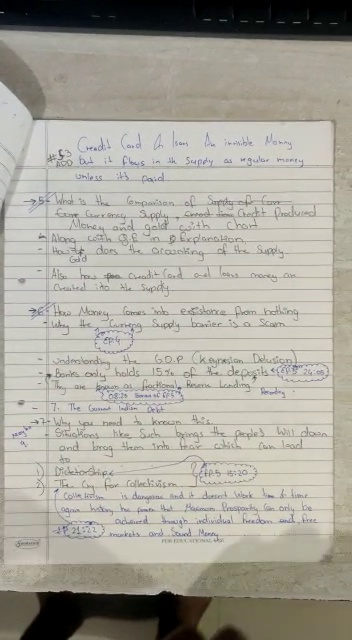
#> input picture 1.jpg, 352 x 640 px, given in place of test_video.mp4, which was not available
$ python main.py
#> lines starting #> are read from the running program, lines starting #| are printed output that depends on the picture; after the words box and inside, x2 and y2 are one past the last pixel; in counts of white or black regions, pixels touching at a corner belong together; pictures that were not available may be replaced by others from this repository, and a replacement may not be noted
### utlis.py
import cv2
import numpy as np

# [51 lines left out: functions stackImages, reorder, not called in this run]


def biggestContour(contours):
    biggest = np.array([])
    max_area = 0
    for i in contours:
        area = cv2.contourArea(i)
        if area > 5000:
            peri = cv2.arcLength(i, True)
            approx = cv2.approxPolyDP(i, 0.02 * peri, True)
            if area > max_area and len(approx) == 4:
                biggest = approx
                max_area = area
    return biggest,max_area
# [7 lines left out: function drawRectangle, not called in this run]

def nothing(x):
    pass

# [12 lines left out: functions initializeTrackbars, valTrackbars, not called in this run]

### main.py
import cv2
import numpy as np
import utlis

###############################################
webCamFeed = False
pathImage = "Resources/shapes.jpg"
cap = cv2.VideoCapture("Resources/test_video.mp4")
cap.set(10,160)
heightImg = 640
widthImg  = 480
###############################################

### FOR VIDEO ###
if not webCamFeed:
    success, img = cap.read()
#> img is the input picture: shape (640, 352, 3); mean B, G, R 156.1, 165.9, 168.9
else:
    img = cv2.imread(pathImage)
img = cv2.resize(img, (widthImg, heightImg))
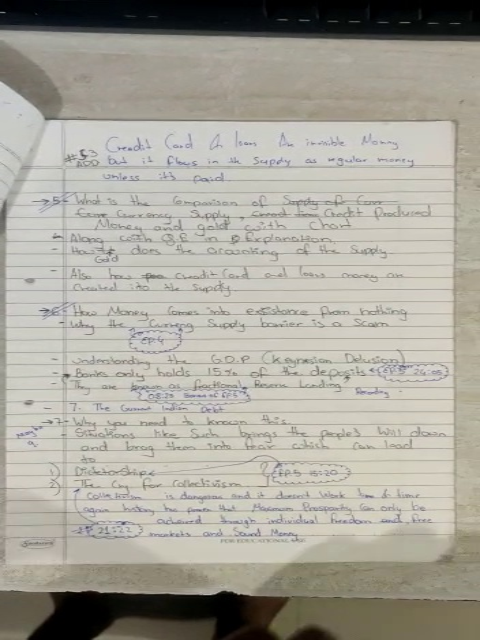
#> img: shape (640, 480, 3); mean B, G, R 156.1, 165.9, 168.9
imgContours = img.copy()
imgBigContour = img.copy()

# Initialize object tracker
tracker = cv2.TrackerKCF_create()

# Initialize variables for page tracking
is_tracking = False
last_center = None
frame_counter = 0
page_counter = 0
turn_threshold = 50  # or any other value that you want to use as the turn threshold


while True:
    ### FOR VIDEO ###
    if not webCamFeed:
        success, img = cap.read()
    else:
        img = cv2.imread(pathImage)

    img = cv2.resize(img, (widthImg, heightImg))
    imgFinal = img.copy()
    imgGray = cv2.cvtColor(img, cv2.COLOR_BGR2GRAY)
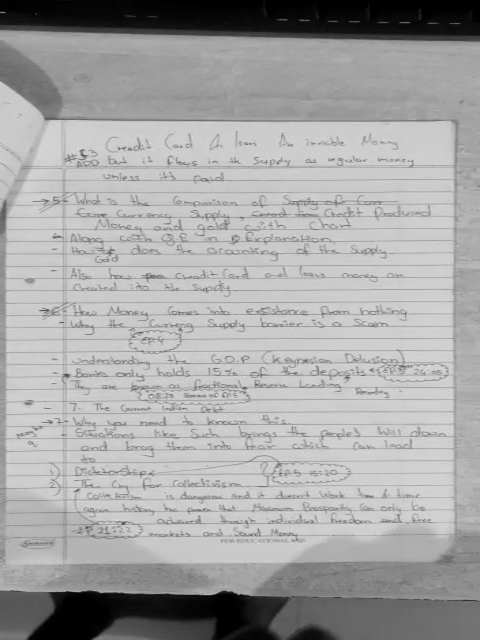
#> imgGray: shape (640, 480); min 0, max 220, mean 165.7
    imgBlur = cv2.GaussianBlur(imgGray, (7, 7), 1.5)
    imgCanny = cv2.Canny(imgBlur, 50, 50)
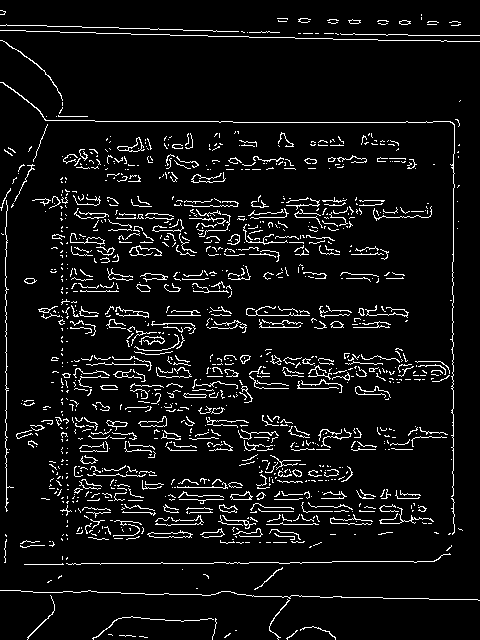
#> imgCanny: shape (640, 480); 6.6% white in thin lines or dots
    kernel = np.ones((5, 5))
    imgDil = cv2.dilate(imgCanny, kernel, iterations=1)
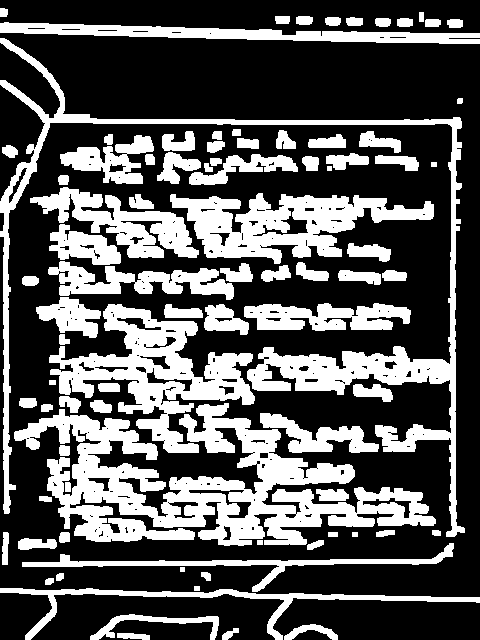
#> imgDil: shape (640, 480); 34.2% white; 86 white regions, largest, box (x1, y1, x2, y2) and area: (14, 403, 436, 546) 24224, (0, 38, 465, 537) 15569, (49, 304, 255, 453) 10807
    imgEro = cv2.erode(imgDil, kernel, iterations=1)
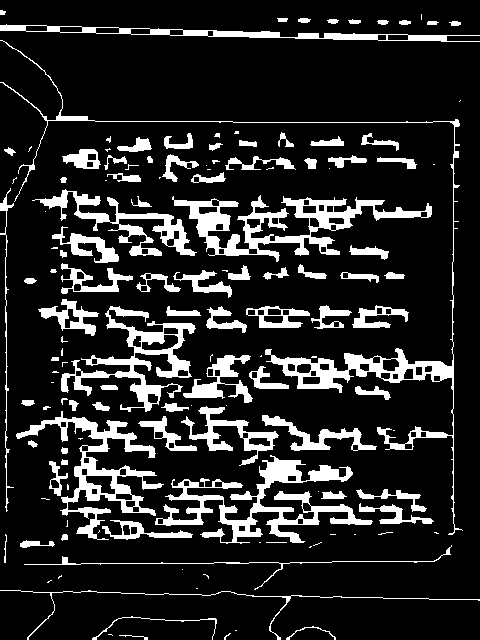
#> imgEro: shape (640, 480); 15.5% white; 139 white regions (51 under 20 px)

    contours, hierarchy = cv2.findContours(imgEro, cv2.RETR_EXTERNAL, cv2.CHAIN_APPROX_SIMPLE)
#> contours = 139 contours, 60 with area under 20; largest, box (x1, y1, x2, y2) and area: (172, 195, 432, 262) 5110, (155, 455, 373, 544) 4522, (0, 40, 463, 535) 4352, (16, 411, 164, 540) 3957, (61, 306, 196, 412) 3630
    cv2.drawContours(imgContours, contours, -1, (0, 255, 0), 10)
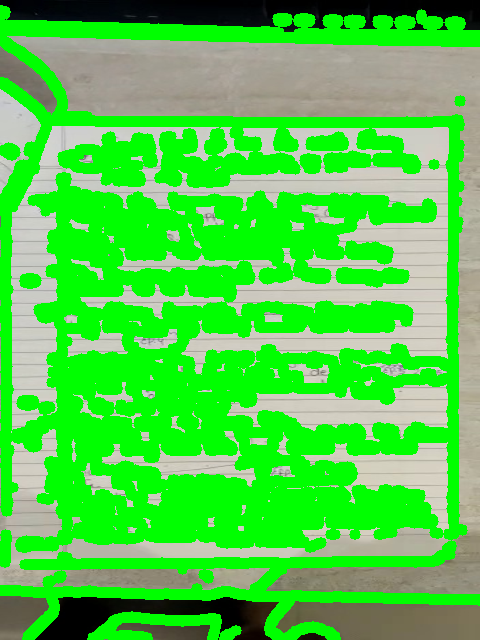
#> imgContours: shape (640, 480, 3); mean B, G, R 71.9, 207.6, 79.1

    # FIND THE BIGGEST CONTOUR
    biggest, maxArea = utlis.biggestContour(contours)
#> the loop in biggestContour, `for i in contours:` made 139 passes
#> (area, peri) on pass 90: (5109.5, 1535.1)
#> area on passes 5, 6, 7, 14, 18, 21: 28, 44.5, 94.5, 111.5, 106, 26.5
#> after the loop in biggestContour, `for i in contours:`: biggest = empty array; max_area = 0
#> biggest = empty array; maxArea = 0
    if biggest.size != 0:
        biggest = utlis.reorder(biggest)
        cv2.drawContours(imgBigContour, biggest, -1, (0, 255, 0), 20) # DRAW THE BIGGEST CONTOUR
        imgBigContour = utlis.drawRectangle(imgBigContour,biggest,2)
        pts1 = np.float32(biggest) # PREPARE POINTS FOR WARP
        pts2 = np.float32([[0, 0],[widthImg, 0], [0, heightImg],[widthImg, heightImg]]) # PREPARE POINTS FOR WARP
        matrix = cv2.getPerspectiveTransform(pts1, pts2)
        imgWarpColored = cv2.warpPerspective(img, matrix, (widthImg, heightImg))

        # REMOVE 20 PIXELS FROM EACH SIDE
        imgWarpColored = imgWarpColored[20:imgWarpColored.shape[0] - 20, 20:imgWarpColored.shape[1] - 20]


        # Check if page is being tracked
        if is_tracking:
            # Calculate difference between current frame and previous tracked frame
            diff = cv2.absdiff(imgWarpColored, prev_frame)

            # Calculate mean intensity value of difference image
            mean_intensity = np.mean(diff)

            # If mean intensity is below threshold, consider page to be turned
            if mean_intensity < turn_threshold:
                # Reset tracking variables
                is_tracking = False
                prev_frame = None
                frame_num += 1

                # Save image of new page
                cv2.imwrite(f"page_{frame_num}.jpg", imgWarpColored)

            else:
                # Update previous frame with current frame
                prev_frame = imgWarpColored.copy()

        # If page is not being tracked, check for page turn
        else:
            # Calculate difference between current frame and previous frame
            if prev_frame is not None:
                diff = cv2.absdiff(imgWarpColored, prev_frame)

                # Calculate mean intensity value of difference image
                mean_intensity = np.mean(diff)

                # If mean intensity is above threshold, start tracking new page
                if mean_intensity > start_tracking_threshold:
                    is_tracking = True
                    prev_frame = imgWarpColored.copy()

            # Update previous frame with current frame
            prev_frame = imgWarpColored.copy()

            # Display image
            cv2.imshow("Result", imgWarpColored)

            if cv2.waitKey(1) & 0xFF == ord('q'):
                break
